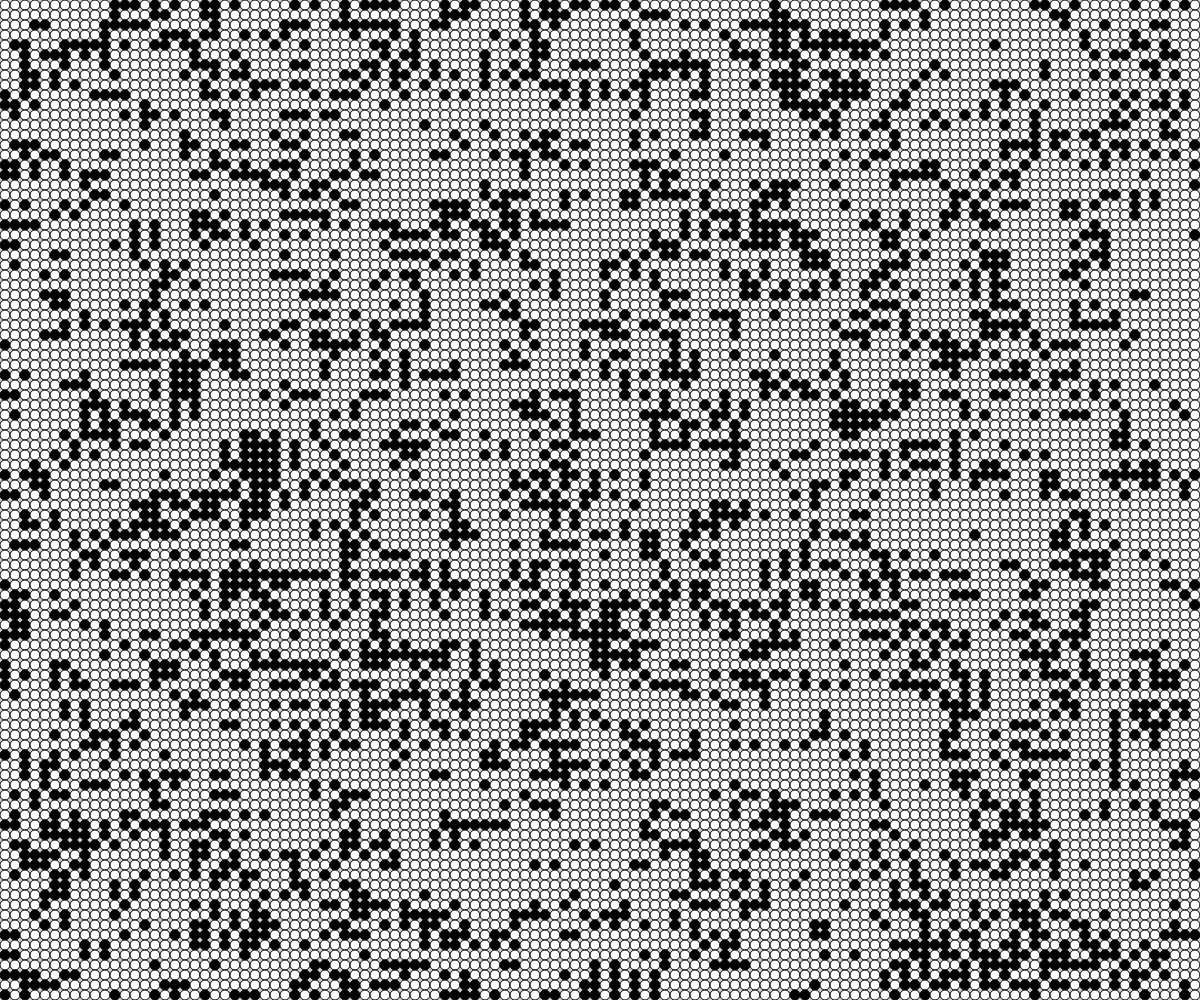
Frame 1 (no input)
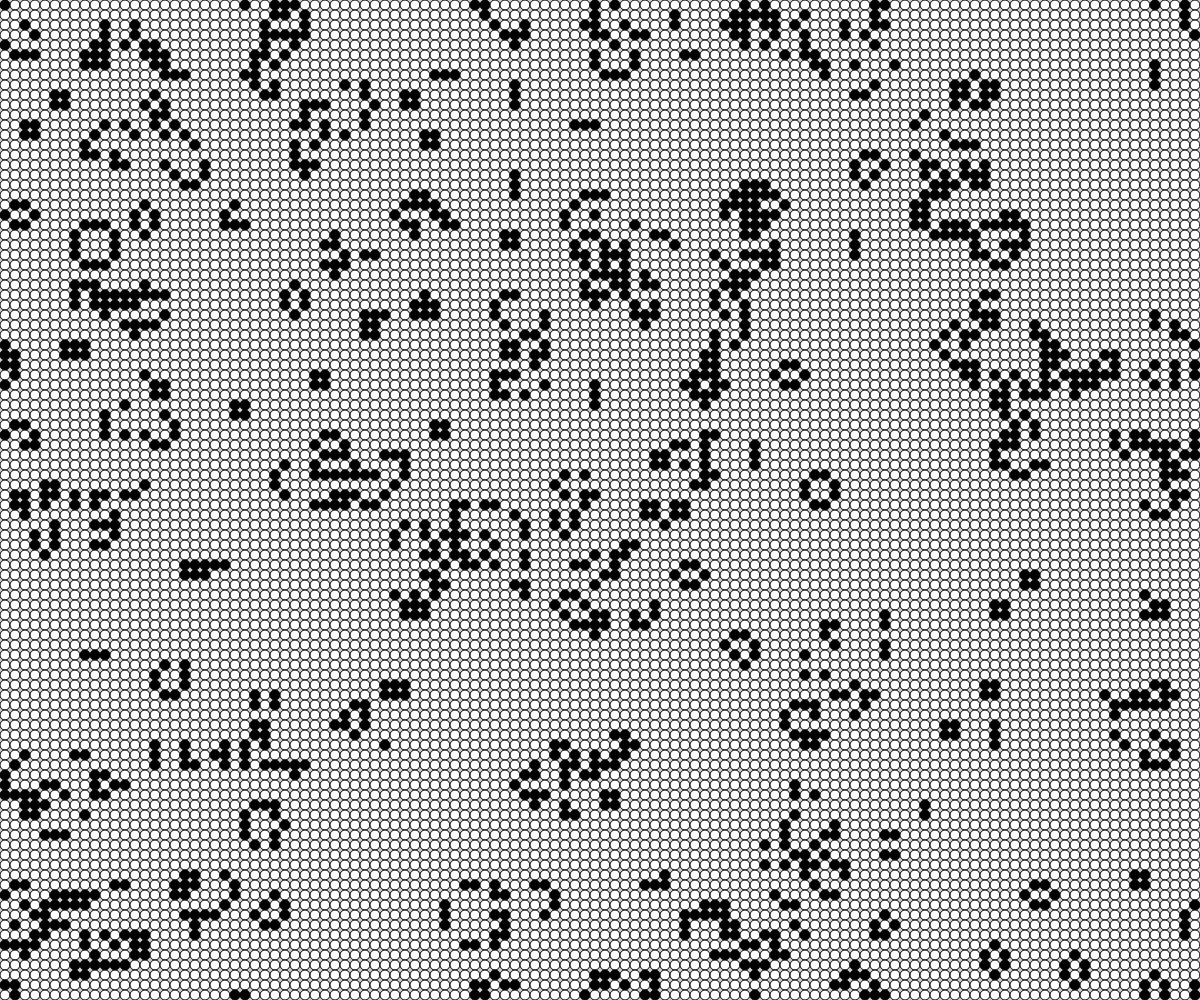
Frame 60 (no input)
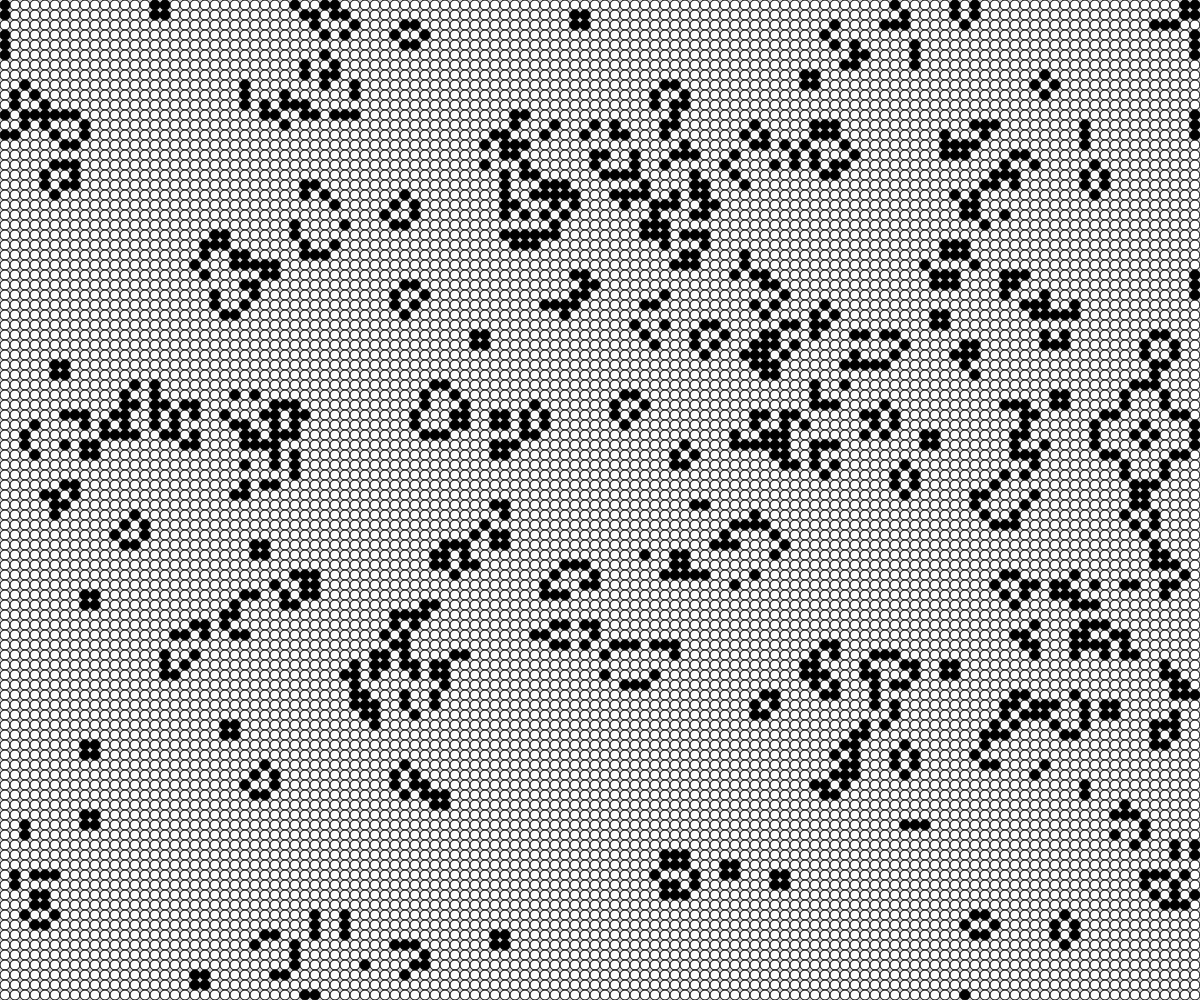
Frame 120 (the mouse pressed at the canvas centre since frame 60)

The p5.js sketch that drew these frames (run headless with seeded random() and noise() and a simulated clock; from frame 60 on, the mouse is pressed at the canvas centre):

// p5.js sketch
// ── sketch.js

let _cellArray;
let _cellSize = 10;
let _numX, _numY;

function setup() {
  let myCanvas = createCanvas(windowWidth, windowHeight);

  _numX = floor(width / _cellSize);
  _numY = floor(height / _cellSize);

  background(128);
  restart();
}

function draw() {
  background(200);



  for (let x = 0; x < _numX; x++) {
    for (let y = 0; y < _numY; y++) {
      _cellArray[x][y].calcNextState();
    }
  }

  translate(_cellSize / 2, _cellSize / 2)
  for (let x = 0; x < _numX; x++) {
    for (let y = 0; y < _numY; y++) {
      _cellArray[x][y].drawMe();
    }
  }


}

function mousePressed() {
  restart();
}

function restart() {
  _cellArray = [];
  for (let x = 0; x < _numX; x++) {
    _cellArray[x] = [];
    for (let y = 0; y < _numY; y++) {
      _cellArray[x][y] = new Cell(x, y);
    }
  }

  for (let x = 0; x < _numX; x++) {
    for (let y = 0; y < _numY; y++) {
      let above = y - 1 < 0 ? _numY - 1 : y - 1;
      let below = y + 1 == _numY ? 0 : y + 1;
      let left = x - 1 < 0 ? _numX - 1 : x - 1;
      let right = x + 1 == _numX ? 0 : x + 1;

      _cellArray[x][y].addNeighbor(_cellArray[left][above]);
      _cellArray[x][y].addNeighbor(_cellArray[left][y]);
      _cellArray[x][y].addNeighbor(_cellArray[left][below]);
      _cellArray[x][y].addNeighbor(_cellArray[x][above]);
      _cellArray[x][y].addNeighbor(_cellArray[x][below]);
      _cellArray[x][y].addNeighbor(_cellArray[right][above]);
      _cellArray[x][y].addNeighbor(_cellArray[right][y]);
      _cellArray[x][y].addNeighbor(_cellArray[right][below]);

    }
  }
}

class Cell {

  IS_ALIVE = true;
  IS_DEAD = false;

  constructor(x, y) {
    this.x = x * _cellSize;
    this.y = y * _cellSize;
    this.nextState = random([this.IS_ALIVE, this.IS_DEAD]);
    this.state = this.nextState;
    this.neighbors = [];
  }

  addNeighbor(neighbor) {
    this.neighbors.push(neighbor);
  }

  calcNextState() {
    let liveCount = 0;
    for (let neighbor of this.neighbors) {
      liveCount += neighbor.state ? 1 : 0;
    }

    if (this.state == this.IS_ALIVE) {
      if (liveCount == 2 || liveCount == 3) {
        this.nextState = this.IS_ALIVE;
      } else {
        this.nextState = this.IS_DEAD;
      }
    }
    if (this.state == this.IS_DEAD) {
      if (liveCount == 3 || liveCount == random(1, 8)) {
        this.nextState = this.IS_ALIVE;
      } else {
        this.nextState = this.IS_DEAD;
      }
    }
  }



  drawMe() {
    this.state = this.nextState;
    stroke(0);
    let fillColor = this.state ? 0 : 255;
    fill(fillColor)
    ellipse(this.x, this.y, _cellSize, _cellSize);
  }

}
